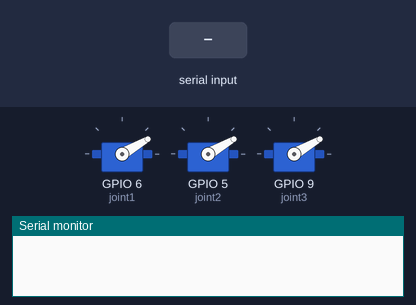
Bench run of a sketch on a simulated ESP32. Shown: 3 × servo, the last lines printed to the serial monitor. The inputs (shaded band) are chosen by the test bench.

Above: at 1.2 s.
1.3 s: "SET90\n" received over Serial
At 3.0 s:
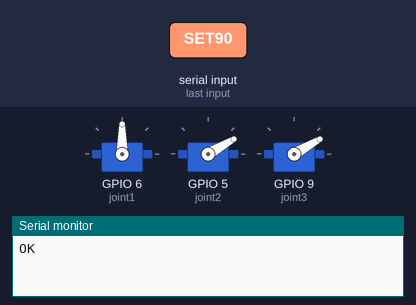
3.8 s: "SET 90 45 200\n" received over Serial
At 6.1 s:
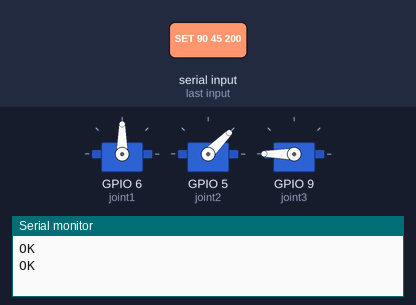
Timing chart, 0 to 7.6 s (numbered marks = the images above; inputs shaded):
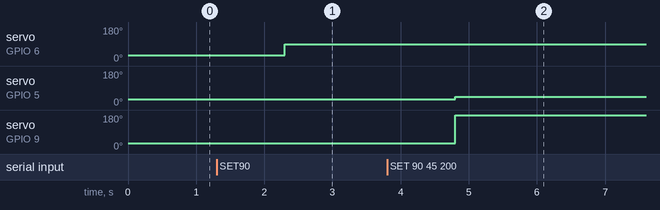

The sketch:

pythonTest.ino
```cpp
#include <Servo.h>

// サーボピン設定
int joint1 = 6;
int joint2 = 5;
int joint3 = 9;
Servo j1_servo, j2_servo, j3_servo;

// 初期角度
int angle1 = 30, angle2 = 30, angle3 = 30;

void setup() {
  Serial.begin(115200); // シリアル通信初期化
  j1_servo.attach(joint1);
  j2_servo.attach(joint2);
  j3_servo.attach(joint3);
  j1_servo.write(angle1);
  j2_servo.write(angle2);
  j3_servo.write(angle3);
}

void loop() {
  if (Serial.available() > 0) {
    String data = Serial.readString(); // Pythonから受信
    if (data.startsWith("SET")) {
      sscanf(data.c_str(), "SET %d %d %d", &angle1, &angle2, &angle3);
      j1_servo.write(angle1);
      j2_servo.write(angle2);
      j3_servo.write(angle3);
      Serial.println("OK");
    } else if (data == "GET") {
      Serial.printf("ANGLES %d %d %d\n", angle1, angle2, angle3);
    }
  }
}
```

Measured:
- after the input at 1.3 s, servo on GPIO 6 (joint1): 30° → 90° after 1.0 s
- after the input at 3.8 s, servo on GPIO 5 (joint2): 30° → 45° after 1.0 s; servo on GPIO 9 (joint3): 30° → 180° after 1.0 s
